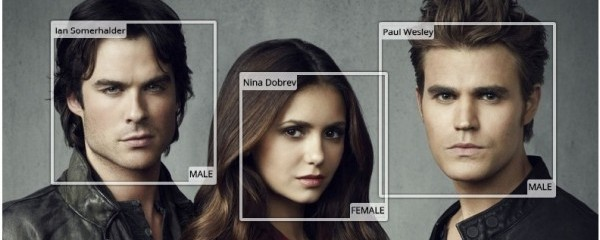
#> input picture images/1.jpg, 600 x 240 px
$ python dft.py images/1.jpg
#> lines starting #> are read from the running program, lines starting #| are printed output that depends on the picture
#ORIGINAL CODES FROM https://github.com/opencv/opencv/blob/master/samples/python/tutorial_code/core/discrete_fourier_transform/discrete_fourier_transform.py
from __future__ import print_function
import sys

import cv2
import numpy as np


def print_help():
    print('''
    This program demonstrated the use of the discrete Fourier transform (DFT).
    The dft of an image is taken and it's power spectrum is displayed.
    Usage:
    discrete_fourier_transform.py [image_name -- default ../../../../data/lena.jpg]''')


def main(argv):

    print_help()

    filename = argv[0] if len(argv) > 0 else "../../../../data/lena.jpg"

    I = cv2.imread(filename, cv2.IMREAD_GRAYSCALE)
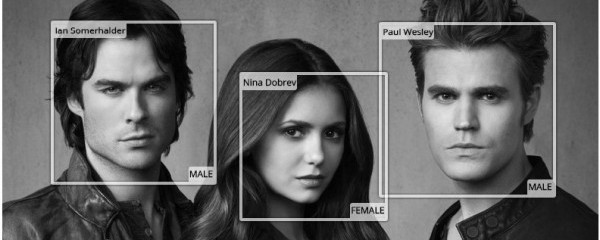
#> I: shape (240, 600); min 0, max 255, mean 98.6
    if I is None:
        print('Error opening image')
        return -1
    ## [expand]
    rows, cols = I.shape
#> rows = 240; cols = 600
    m = cv2.getOptimalDFTSize( rows )
#> m = 240
    n = cv2.getOptimalDFTSize( cols )
#> n = 600
    padded = cv2.copyMakeBorder(I, 0, m - rows, 0, n - cols, cv2.BORDER_CONSTANT, value=[0, 0, 0])
    ## [expand]
    ## [complex_and_real]
    planes = [np.float32(padded), np.zeros(padded.shape, np.float32)]
    complexI = cv2.merge(planes)         # Add to the expanded another plane with zeros
    ## [complex_and_real]
    ## [dft]
    cv2.dft(complexI, complexI)         # this way the result may fit in the source matrix
    ## [dft]
    # compute the magnitude and switch to logarithmic scale
    # = > log(1 + sqrt(Re(DFT(I)) ^ 2 + Im(DFT(I)) ^ 2))
    ## [magnitude]
    cv2.split(complexI, planes)                   # planes[0] = Re(DFT(I), planes[1] = Im(DFT(I))
    cv2.magnitude(planes[0], planes[1], planes[0])# planes[0] = magnitude
    magI = planes[0]
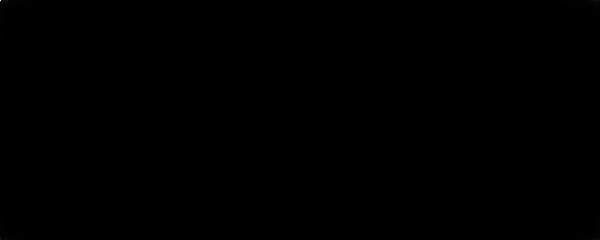
#> magI: shape (240, 600) float32; min 4.51, max 14203410, mean 5286; drawn with min black and max white
    ## [magnitude]
    ## [log]
    matOfOnes = np.ones(magI.shape, dtype=magI.dtype)
    cv2.add(matOfOnes, magI, magI) #  switch to logarithmic scale
#> matOfOnes: shape (240, 600) float32; every value is 1
    cv2.log(magI, magI)
    ## [log]
    ## [crop_rearrange]
    magI_rows, magI_cols = magI.shape
#> magI_rows = 240; magI_cols = 600
    # crop the spectrum, if it has an odd number of rows or columns
    magI = magI[0:(magI_rows & -2), 0:(magI_cols & -2)]
    cx = int(magI_rows/2)
#> cx = 120
    cy = int(magI_cols/2)
#> cy = 300

    q0 = magI[0:cx, 0:cy]         # Top-Left - Create a ROI per quadrant
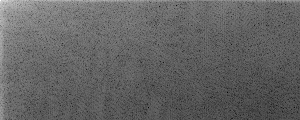
#> q0: shape (120, 300) float32; min 1.97, max 16.47, mean 7.64; drawn with min black and max white
    q1 = magI[cx:cx+cx, 0:cy]     # Top-Right
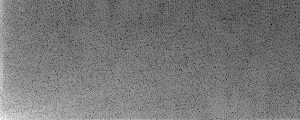
#> q1: shape (120, 300) float32; min 1.71, max 14.3, mean 7.6; drawn with min black and max white
    q2 = magI[0:cx, cy:cy+cy]     # Bottom-Left
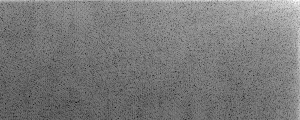
#> q2: shape (120, 300) float32; min 1.71, max 14.16, mean 7.62; drawn with min black and max white
    q3 = magI[cx:cx+cx, cy:cy+cy] # Bottom-Right
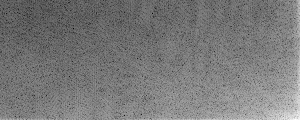
#> q3: shape (120, 300) float32; min 1.97, max 13.77, mean 7.59; drawn with min black and max white

    tmp = np.copy(q0)               # swap quadrants (Top-Left with Bottom-Right)
    magI[0:cx, 0:cy] = q3
    magI[cx:cx + cx, cy:cy + cy] = tmp

    tmp = np.copy(q1)               # swap quadrant (Top-Right with Bottom-Left)
    magI[cx:cx + cx, 0:cy] = q2
    magI[0:cx, cy:cy + cy] = tmp
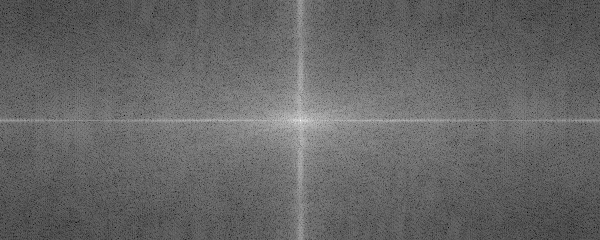
#> magI: shape (240, 600) float32; min 1.71, max 16.47, mean 7.61; drawn with min black and max white
    ## [crop_rearrange]
    ## [normalize]
    cv2.normalize(magI, magI, 0, 1, cv2.NORM_MINMAX) # Transform the matrix with float values into a
    ## viewable image form(float between values 0 and 1).
    ## [normalize]
    cv2.imshow("Input Image"       , I   )    # Show the result
    cv2.imshow("spectrum magnitude", magI)
    cv2.waitKey()

if __name__ == "__main__":
    main(sys.argv[1:])
